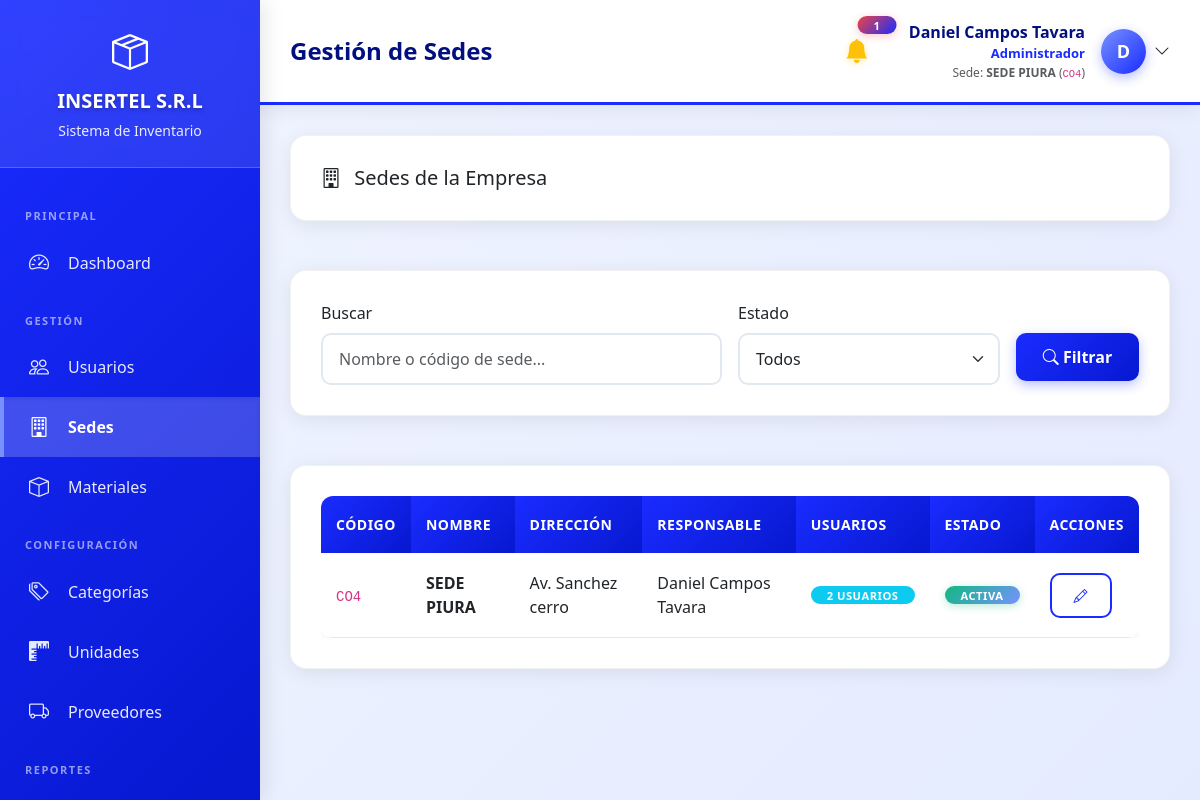
/views/admin/sedes.php (signed in), run on the app's committed database.
### tables this page shows
CREATE TABLE `configuracion_sistema` (
  `id` int(11) NOT NULL,
  `clave` varchar(100) NOT NULL,
  `valor` text DEFAULT NULL,
  `descripcion` varchar(255) DEFAULT NULL,
  `tipo` enum('texto','numero','boolean','json') DEFAULT 'texto',
  `categoria` varchar(50) DEFAULT 'general',
  `updated_at` timestamp NOT NULL DEFAULT current_timestamp() ON UPDATE current_timestamp()
);

CREATE TABLE `usuarios` (
  `id` int(11) NOT NULL,
  `username` varchar(50) NOT NULL,
  `password` varchar(255) NOT NULL,
  `nombre_completo` varchar(150) NOT NULL,
  `email` varchar(100) DEFAULT NULL,
  `telefono` varchar(20) DEFAULT NULL,
  `imagen_perfil` varchar(255) DEFAULT NULL,
  `rol_id` int(11) NOT NULL,
  `sede_id` int(11) DEFAULT NULL,
  `estado` enum('activo','inactivo') DEFAULT 'activo',
  `ultimo_acceso` datetime DEFAULT NULL,
  `created_at` timestamp NOT NULL DEFAULT current_timestamp(),
  `updated_at` timestamp NOT NULL DEFAULT current_timestamp() ON UPDATE current_timestamp()
);

CREATE TABLE `sedes` (
  `id` int(11) NOT NULL,
  `nombre` varchar(100) NOT NULL,
  `codigo` varchar(20) DEFAULT NULL,
  `direccion` varchar(255) DEFAULT NULL,
  `telefono` varchar(20) DEFAULT NULL,
  `email` varchar(100) DEFAULT NULL,
  `responsable_id` int(11) DEFAULT NULL,
  `estado` enum('activa','inactiva') DEFAULT 'activa',
  `created_at` timestamp NOT NULL DEFAULT current_timestamp(),
  `updated_at` timestamp NOT NULL DEFAULT current_timestamp() ON UPDATE current_timestamp()
);

### config/functions.php (called while the page is built, shortened)
<?php
function obtenerNombreEmpresa()
{
    static $nombre_empresa = null;
    if ($nombre_empresa === null) {
        try {
            $database = new Database();
            $db = $database->getConnection();
            $stmt = $db->prepare("SELECT valor FROM configuracion_sistema WHERE clave = 'empresa_nombre' LIMIT 1");
            $stmt->execute();
            $result = $stmt->fetch(PDO::FETCH_ASSOC);
            $nombre_empresa = $result['valor'] ?? 'INSERTEL S.R.L.';
        } catch (Exception $e) {
            $nombre_empresa = 'INSERTEL S.R.L.';
        }
    }
    return $nombre_empresa;
}
function tieneRol($rol_id)
{
    return isset($_SESSION['rol_id']) && (int)$_SESSION['rol_id'] === (int)$rol_id;
}
function obtenerSedeActual()
{
    return $_SESSION['sede_id'] ?? null;
}

### models/Sede.php (called while the page is built, shortened)
<?php
class Sede
{
    private $conn;
    private $table_name = "sedes";
    public function __construct($db)
    {
        $this->conn = $db;
    }
    public function obtenerPorId($id)
    {
        $query = "SELECT s.*,
                         u.nombre_completo as responsable_nombre,
                         (SELECT COUNT(*) FROM usuarios WHERE sede_id = s.id AND estado = 'activo') as total_usuarios
                  FROM " . $this->table_name . " s
                  LEFT JOIN usuarios u ON s.responsable_id = u.id
                  WHERE s.id = :id
                  LIMIT 1";
        $stmt = $this->conn->prepare($query);
        $stmt->bindParam(":id", $id);
        $stmt->execute();
        return $stmt->fetch(PDO::FETCH_ASSOC);
    }
}

### views/admin/sedes.php (the view, shortened to what this page needs)
<?php
require_once '../../config/functions.php';
require_once '../../models/Sede.php';
$database = new Database();
$db = $database->getConnection();
$sedeModel = new Sede($db);
$filtros = [];
if (!esSuperAdmin() && obtenerSedeActual()) {
    $sede_unica = $sedeModel->obtenerPorId(obtenerSedeActual());
    $sedes = $sede_unica ? [$sede_unica] : [];
} else {
    $sedes = $sedeModel->obtenerTodas($filtros);
}
$page_title = "Gestión de Sedes";
include '../layouts/header.php';
?>
<div class="row mb-4">
    <div class="col-12">
        <div class="content-card">
            <div class="d-flex justify-content-between align-items-center">
                <h5 class="mb-0">
                    <i class="bi bi-building me-2"></i>
                    Sedes de la Empresa
                </h5>
            </div>
        </div>
    </div>
</div>
<div class="row mb-4">
    <div class="col-12">
        <div class="content-card">
            <form method="GET" class="row g-3">
                <div class="col-md-6">
                    <label class="form-label">Buscar</label>
                    <input type="text" name="buscar" class="form-control" placeholder="Nombre o código de sede..." value="<?php echo $_GET['buscar'] ?? ''; ?>">
                </div>
                <div class="col-md-4">
                    <label class="form-label">Estado</label>
                    <select name="estado" class="form-select">
                        <option value="">Todos</option>
                    </select>
                </div>
                <div class="col-md-2">
                    <label class="form-label">&nbsp;</label>
                    <div class="d-grid">
                        <button type="submit" class="btn btn-primary">
                            <i class="bi bi-search"></i> Filtrar
                        </button>
                    </div>
                </div>
            </form>
        </div>
    </div>
</div>
<div class="row">
    <div class="col-12">
        <div class="content-card">
            <div class="table-responsive">
                <table class="table table-hover">
                    <thead>
                        <tr>
                            <th>Código</th>
                            <th>Nombre</th>
                            <th>Dirección</th>
                            <th>Responsable</th>
                            <th>Usuarios</th>
                            <th>Estado</th>
                            <th>Acciones</th>
                        </tr>
                    </thead>
                    <tbody>
                        <?php if (empty($sedes)): ?>
                            <tr>
                                <td colspan="7" class="text-center text-muted py-4">
                                    No se encontraron sedes
                                </td>
                            </tr>
                        <?php else: ?>
                            <?php foreach ($sedes as $sede): ?>
                                <tr>
                                    <td><code><?php echo $sede['codigo']; ?></code></td>
                                    <td><strong><?php echo $sede['nombre']; ?></strong></td>
                                    <td><?php echo $sede['direccion'] ?? '-'; ?></td>
                                    <td><?php echo $sede['responsable_nombre'] ?? 'Sin asignar'; ?></td>
                                    <td>
                                        <span class="badge bg-info"><?php echo $sede['total_usuarios']; ?> usuarios</span>
                                    </td>
                                    <td>
                                        <span class="badge bg-<?php echo $sede['estado'] == 'activa' ? 'success' : 'secondary'; ?>">
                                            <?php echo ucfirst($sede['estado']); ?>
                                        </span>
                                    </td>
                                    <td>
                                        <button type="button" class="btn btn-sm btn-outline-primary me-1" onclick="editarSede(<?php echo htmlspecialchars(json_encode($sede)); ?>)">
                                            <i class="bi bi-pencil"></i>
                                        </button>
                                    </td>
                                </tr>
                            <?php endforeach; ?>
                        <?php endif; ?>
                    </tbody>
                </table>
            </div>
        </div>
    </div>
</div>
<?php include '../layouts/footer.php'; ?>

### views/layouts/header.php (shortened to what this page needs)
<?php
$nombre_empresa = obtenerNombreEmpresa();
?>
<!DOCTYPE html>
<html lang="es">
<head>
    <link href="https://cdn.jsdelivr.net/npm/bootstrap@5.3.0/dist/css/bootstrap.min.css" rel="stylesheet">
    <link rel="stylesheet" href="https://cdn.jsdelivr.net/npm/bootstrap-icons@1.11.0/font/bootstrap-icons.css">
</head>
<body>
    <div class="sidebar">
        <div class="sidebar-header">
            <i class="bi bi-box-seam" style="font-size: 36px;"></i>
            <h4><?php echo $nombre_empresa; ?></h4>
            <small>Sistema de Inventario</small>
        </div>
        <div class="sidebar-menu">
            <?php
            if (tieneRol(ROL_SUPERADMIN)) {
                include 'menu_superadmin.php';
            } elseif (tieneRol(ROL_ADMINISTRADOR)) {
                include 'menu_admin.php';
            } elseif (tieneRol(ROL_JEFE_ALMACEN)) {
                include 'menu_jefe.php';
            } elseif (tieneRol(ROL_ASISTENTE_ALMACEN)) {
                include 'menu_asistente.php';
            } elseif (tieneRol(ROL_TECNICO)) {
                include 'menu_tecnico.php';
            }
            ?>
        </div>
    </div>
    <div class="main-content">
        <div class="topbar">
            <h5><?php echo $page_title ?? 'Dashboard'; ?></h5>
            <div class="user-info">
                <?php include __DIR__ . '/../../components/alertas_stock.php'; ?>
                <div class="dropdown">
                    <div class="d-flex align-items-center cursor-pointer" data-bs-toggle="dropdown" aria-expanded="false">
                        <div class="user-details me-3">
                            <div class="user-name"><?php echo $_SESSION['nombre_completo']; ?></div>
                            <div class="user-role"><?php echo $_SESSION['rol_nombre']; ?></div>
                            <?php if (!tieneRol(ROL_SUPERADMIN) && isset($_SESSION['sede_nombre'])): ?>
                                <div class="text-muted" style="font-size: 12px;">
                                    Sede: <strong><?php echo $_SESSION['sede_nombre']; ?></strong>
                                    <?php if (!empty($_SESSION['sede_codigo'])): ?>
                                        (<code><?php echo $_SESSION['sede_codigo']; ?></code>)
                                    <?php endif; ?>
                                </div>
                            <?php endif; ?>
                        </div>
                        <div class="user-avatar">
                            <?php echo strtoupper(substr($_SESSION['nombre_completo'], 0, 1)); ?>
                        </div>
                        <i class="bi bi-chevron-down ms-2"></i>
                    </div>
                </div>
            </div>
        </div>
        <div class="content-area">

### components/alertas_stock.php (style rules this page uses)
.badge { font-size: 0.7rem; min-width: 18px; height: 18px; display: flex; align-items: center; justify-content: center; }

### data on the page
configuracion_sistema: valor "INSERTEL S.R.L"
usuarios: sede.codigo "CO4", sede.nombre "SEDE PIURA", sede.direccion "Av. Sanchez cerro", nombre_completo "Daniel Campos Tavara", total_usuarios "2", sede.estado "ACTIVA"

### other printed values
$page_title "Gestión de Sedes"
$total_alertas "1"
$_SESSION['nombre_completo'] "Daniel Campos Tavara"
$_SESSION['rol_nombre'] "Administrador"
$_SESSION['sede_nombre'] "SEDE PIURA"
$_SESSION['sede_codigo'] "CO4"
substr($_SESSION['nombre_completo'], 0, 1) "D"
